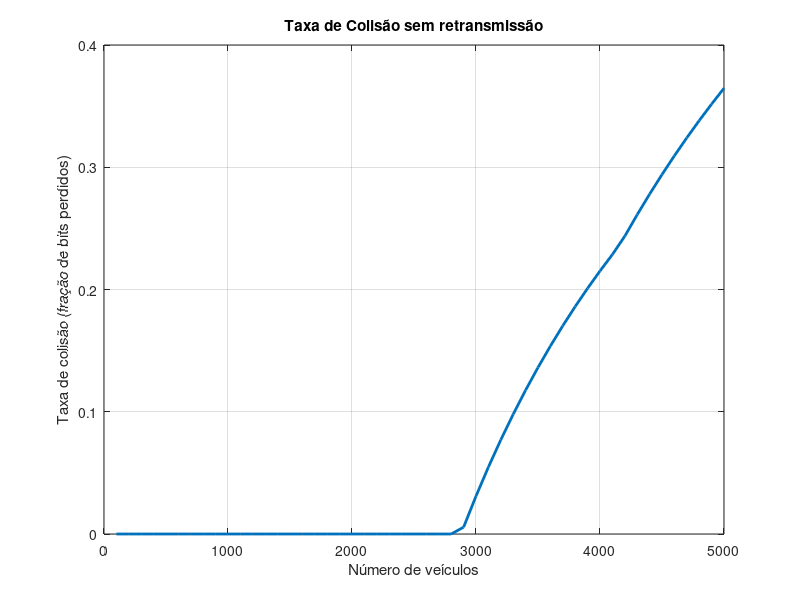

MATLAB code to generate this figure:
clear;
clc;

% Dados fixos
packet_small = 19 * 8; % bits
packet_large = 23 * 8; % bits

bps_normal = 5470;     % 125 kHz SF7
bps_extra  = 21875;    % 500 kHz SF7

channels_normal = 64;
channels_extra  = 7;

interval = 5; % segundos

% Quantidade de veículos para testar
vehicle_counts = 100:100:5000;
collision_rates = zeros(size(vehicle_counts));

for idx = 1:length(vehicle_counts)
    N = vehicle_counts(idx);
    
    % Carga total de dados transmitidos por N veículos em 5 s
    data_per_vehicle = (4 * packet_small + 1 * packet_large); % bits por 5 s
    total_data = N * data_per_vehicle; % bits
    
    % Capacidade total da rede (todos canais, em 5 s)
    capacity_normal = bps_normal * channels_normal * interval;
    capacity_extra  = bps_extra  * channels_extra  * interval;
    
    % Alocação de pacotes
    total_small = N * 4 * packet_small;
    total_large = N * 1 * packet_large;
    
    % Verifica se os canais dão conta
    used_small = min(total_small, capacity_normal);
    overflow_small = max(0, total_small - capacity_normal);
    
    used_large = min(total_large, capacity_extra);
    % Se sobrou espaço nos canais normais, os pacotes grandes extras tentam usar
    leftover_capacity_normal = max(0, capacity_normal - used_small);
    used_large_in_normal = min(overflow_small + (total_large - used_large), leftover_capacity_normal);
    total_used = used_small + used_large + used_large_in_normal;
    
    % Dados perdidos por falta de capacidade
    lost = total_data - total_used;
    collision_rates(idx) = lost / total_data;
end

% Plotagem
figure;
plot(vehicle_counts, collision_rates, 'LineWidth', 2);
xlabel('Número de veículos');
ylabel('Taxa de colisão (fração de bits perdidos)');
title('Taxa de Colisão sem retransmissão');
grid on;